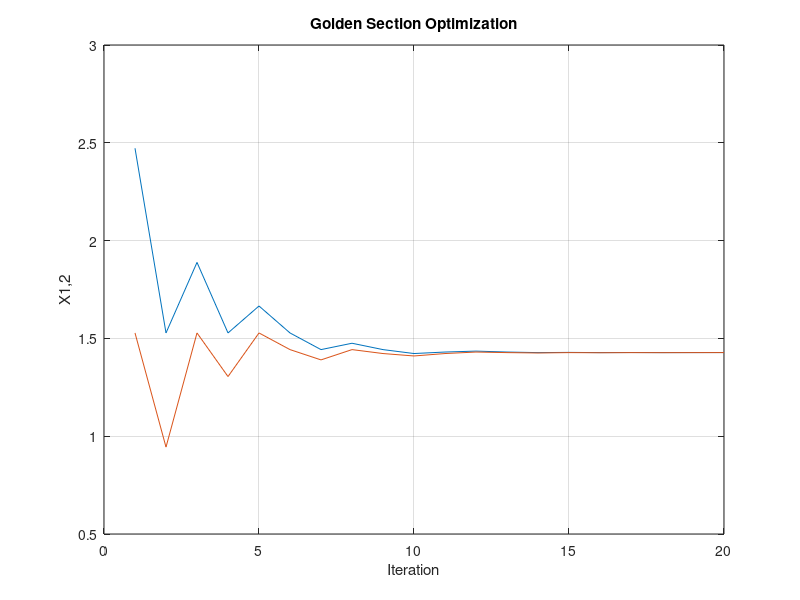

Reproduce this figure in MATLAB.
%% Implenetation of Golden Section Algorithm

%% Parameters
 xL = 0;
 xU = 4;
 N = 20;
phi = (1 + sqrt(5))/2;
x1 = zeros(N,1);
x2 = zeros(N,1);
 %% Funtion to be Omptimized
 f = @(x) x^2/10 - 2*sin(x);

 %% Golden Section Algorithm
 for i = 1:N

    d = (phi -1)*(xU - xL);
    x1(i) = xL + d;
    x2(i) = xU - d;

    if f(x1(i)) < f(x2(i))

        xL = x2(i);

    elseif f(x1(i)) > f(x2(i))

        xU = x1(i);

    else

        xL = x2(i);
        xU = x1(i);

    end

 end

 disp(x1(end))
 disp(x2(end))

 %% Plot Convergence

 plot(1:N, x1, 1:N, x2);
 grid on
 xlabel('Iteration');
 ylabel('X1,2');
 title('Golden Section Optimization');
